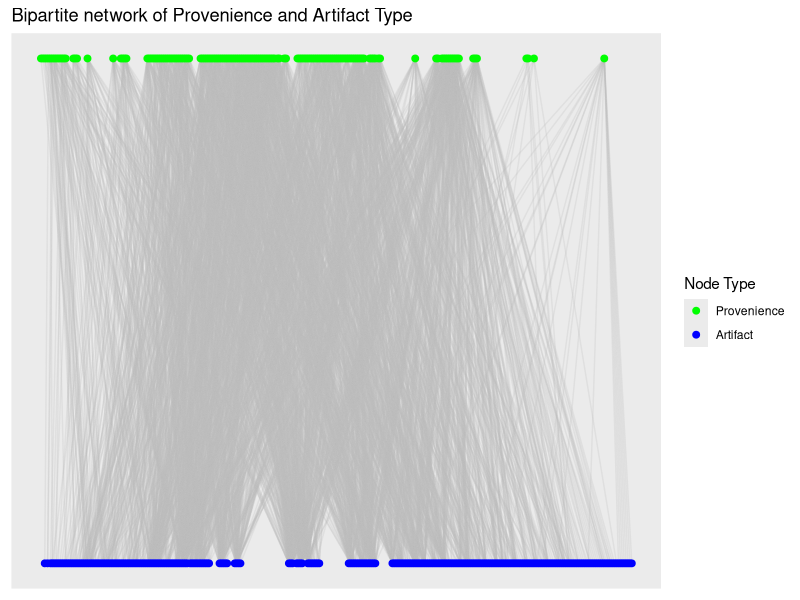
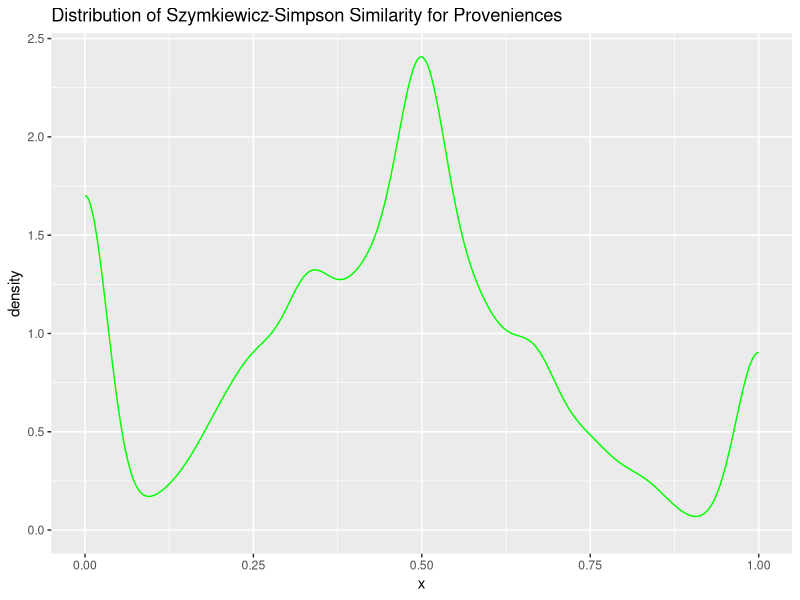
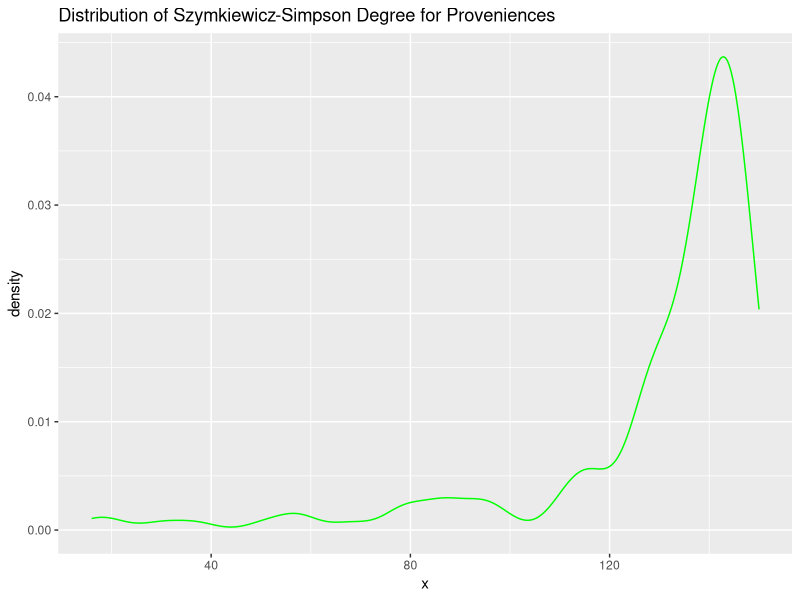
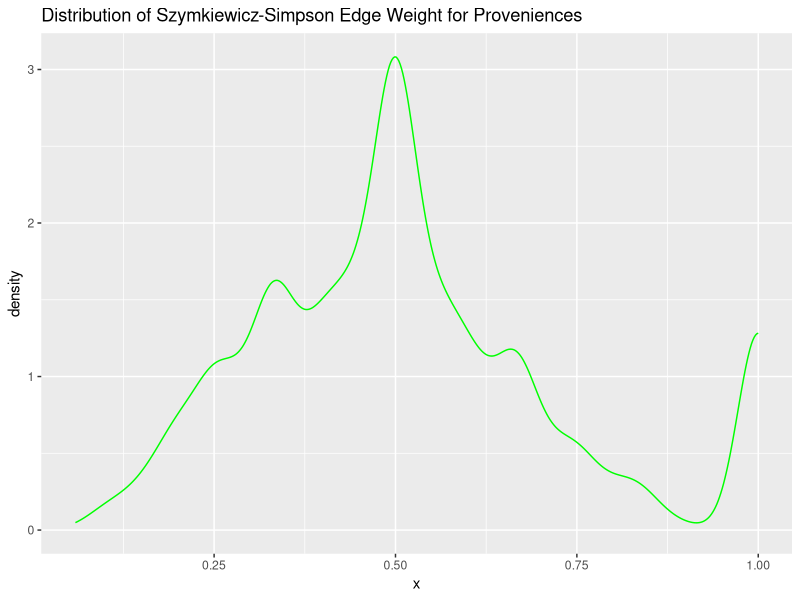
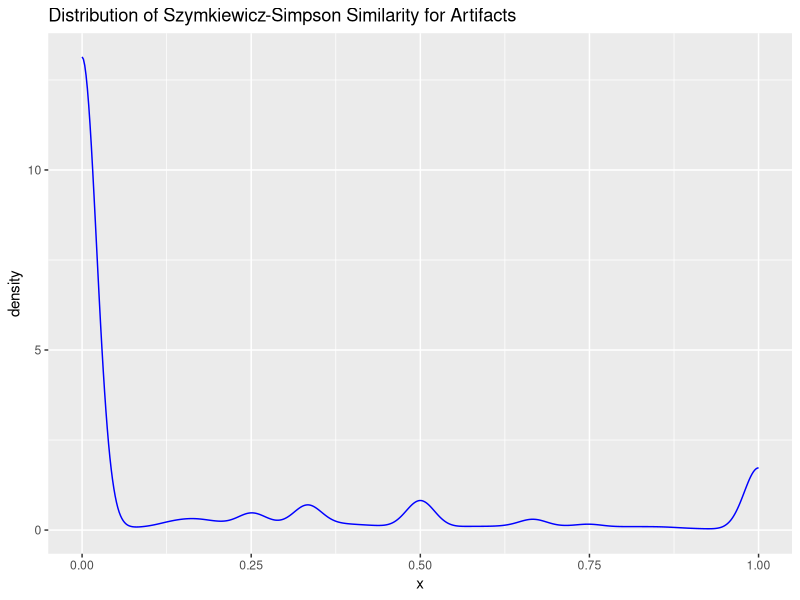
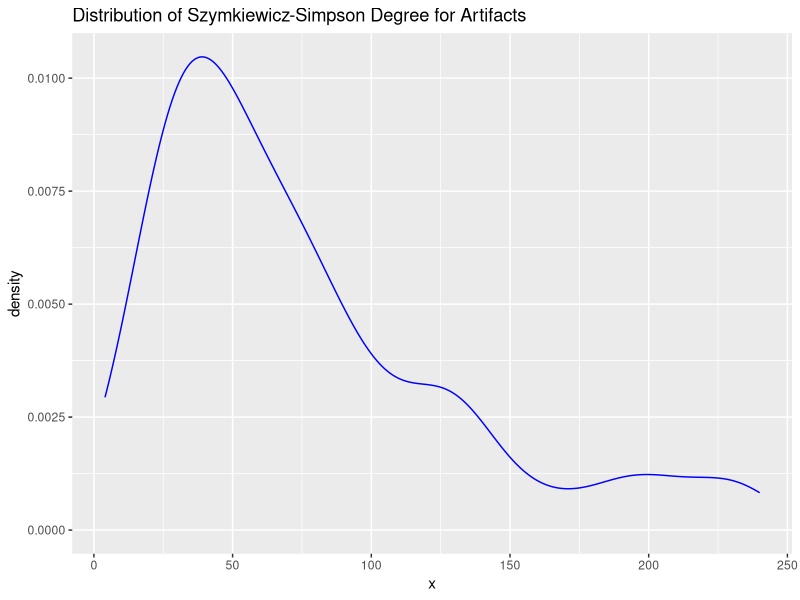
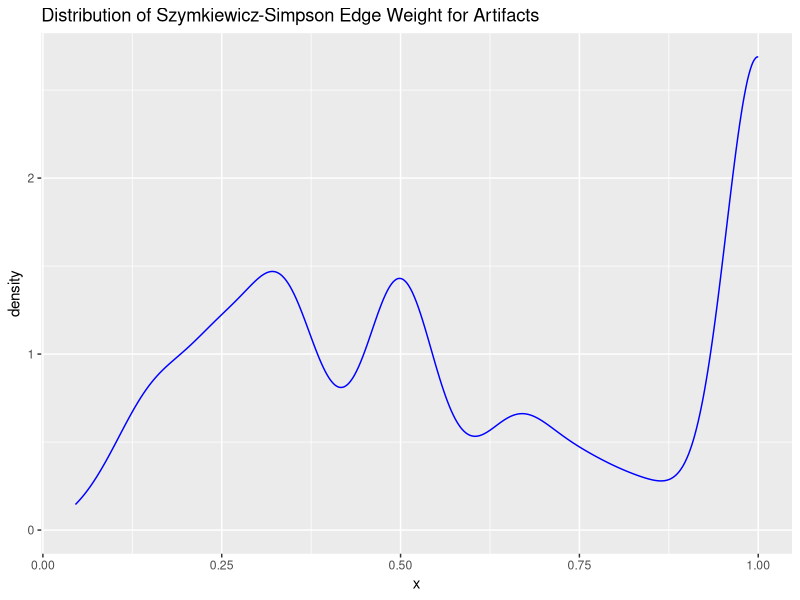
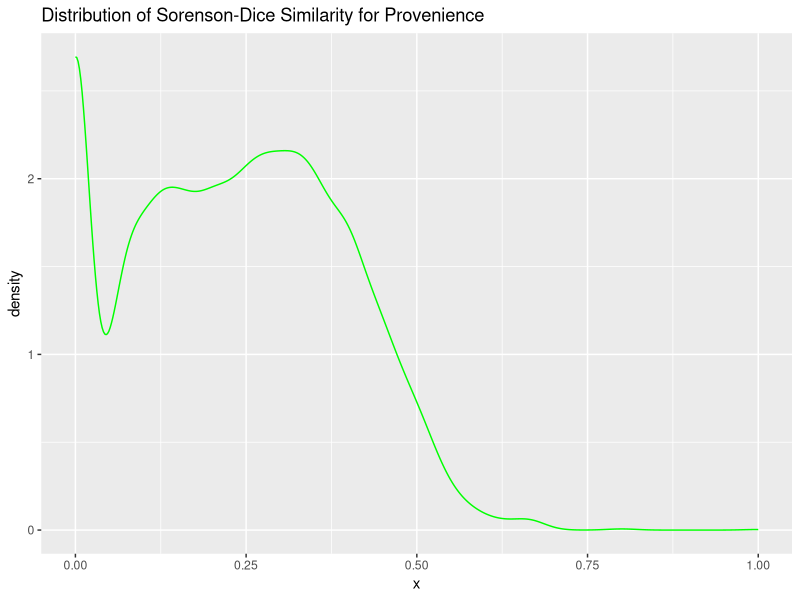

R code for these plots, in order:

require(tidyverse)
require(igraph)
require(ggraph)

# Import data from file ---------------------------------------------------

dat <- read_csv("Catalog_SiteA.csv",
                col_select = c(LEVEL_ID, CODE))

# Create un-weighted bipartite graph --------------------------------------

g_assemblages_bpg <-
  graph_from_data_frame(unique.data.frame(select(dat, LEVEL_ID, CODE)),
                        directed = FALSE)

V(g_assemblages_bpg)$type <-
  bipartite_mapping(g_assemblages_bpg)$type

g_assemblages_bpg_layout <-
  g_assemblages_bpg %>% layout_as_bipartite()

g_assemblages_bpg %>%
  ggraph(layout = g_assemblages_bpg_layout) +
  geom_edge_link(color = "gray", alpha = 0.25) +
  geom_node_point(aes(color = type), size = 2) +
  scale_color_manual(
    values = c("green", "blue"),
    name = "Node Type",
    breaks = c(FALSE, TRUE),
    labels = c("Provenience", "Artifact")
  ) +
  ggtitle("Bipartite network of Provenience and Artifact Type")


# Create incidence matrix from bipartite graph -----------------------------

g_assemblages_bpg_inc <- as_incidence_matrix(g_assemblages_bpg)

# Project one-mode graphs with igraph --------------------------------------

g_assemblages_proj <-
  bipartite_projection(g_assemblages_bpg, multiplicity = TRUE)

g_assemblages_proj_prov <- g_assemblages_proj$proj1

g_assemblages_proj_artifact <- g_assemblages_proj$proj2

# g_assemblages_proj_prov %>%
#   ggraph(layout = "fr") +
#   geom_edge_link(color = "gray", aes(alpha = weight)) +
#   geom_node_point(color = "green", size = 2) +
#   ggtitle("Network of Proveniences")
# 
# g_assemblages_proj_artifact %>%
#   ggraph(layout = "fr") +
#   geom_edge_link(color = "gray", aes(alpha = weight)) +
#   geom_node_point(color = "blue", size = 2) +
#   ggtitle("Network of Artifact Types")


# Project one-mode graphs, Szymkiewicz-Simpson -----------------------------

overlap_coef_bin <- function(x) {
  # Calculate the pairwise sums of non-zero matrix elements to find the number
  # of intersecting elements between each input column
  bin_intersect_mat <- t(x) %*% x
  
  # Calculate the input column sums to find the individual size of each set
  col_sum <- apply(x, 2, function(xx)
    sum(xx != 0))
  
  # Find the smaller of each pair of sets by taking the matrix outer minimum
  min_set_size_mat <- outer(col_sum, col_sum, FUN = pmin)
  
  # Szymkiewicz-Simpson overlap coefficient is the pairwise intersection of two
  # sets divided by the size of the smaller set
  res <- bin_intersect_mat / min_set_size_mat
  
  # Set diagonal to identity
  diag(res) <- 1L
  
  # Assign input column names to rows and columns of return matrix
  dimnames(res) <- list(colnames(x), colnames(x))
  
  return(res)
}


## Project provenience -----------------------------------------------------

prov_adj_ssoc <- overlap_coef_bin(t(g_assemblages_bpg_inc))

prov_ssoc_vals <-
  prov_adj_ssoc[lower.tri(prov_adj_ssoc, diag = FALSE)]

ggplot(data = data.frame(x = c(prov_ssoc_vals)), aes(x = x)) +
  geom_density(color = "green") +
  ggtitle("Distribution of Szymkiewicz-Simpson Similarity for Proveniences")

g_assemblages_proj_prov_oc <-
  graph_from_adjacency_matrix(prov_adj_ssoc,
                              mode = "undirected",
                              weighted = TRUE,
                              diag = FALSE)

# g_assemblages_proj_prov_oc %>%
#   ggraph(layout = "kk") +
#   geom_edge_link(color = "gray", aes(alpha = weight)) +
#   geom_node_point(color = "green", size = 2) +
#   ggtitle("Network of Proveniences")

ggplot(data = data.frame(x = degree(g_assemblages_proj_prov_oc)), aes(x = x)) +
  geom_density(color = "green") +
  ggtitle("Distribution of Szymkiewicz-Simpson Degree for Proveniences")

ggplot(data = data.frame(x = E(g_assemblages_proj_prov_oc)$weight), aes(x = x)) +
  geom_density(color = "green") +
  ggtitle("Distribution of Szymkiewicz-Simpson Edge Weight for Proveniences")


## Project artifact types --------------------------------------------------

artifact_adj_ssoc <- overlap_coef_bin(g_assemblages_bpg_inc)

artifact_ssoc_vals <-
  artifact_adj_ssoc[lower.tri(artifact_adj_ssoc, diag = FALSE)]

ggplot(data = data.frame(x = c(artifact_ssoc_vals)), aes(x = x)) +
  geom_density(color = "blue") +
  ggtitle("Distribution of Szymkiewicz-Simpson Similarity for Artifacts")

g_assemblages_proj_artifact_oc <-
  graph_from_adjacency_matrix(
    artifact_adj_ssoc,
    mode = "undirected",
    weighted = TRUE,
    diag = FALSE
  )

# g_assemblages_proj_artifact_oc %>%
#   ggraph(layout = "kk") +
#   geom_edge_link(color = "gray", aes(alpha = weight)) +
#   geom_node_point(color = "blue", size = 2) +
#   ggtitle("Network of Artifacts")

ggplot(data = data.frame(x = degree(g_assemblages_proj_artifact_oc)), aes(x = x)) +
  geom_density(color = "blue") +
  ggtitle("Distribution of Szymkiewicz-Simpson Degree for Artifacts")

ggplot(data = data.frame(x = E(g_assemblages_proj_artifact_oc)$weight), aes(x = x)) +
  geom_density(color = "blue") +
  ggtitle("Distribution of Szymkiewicz-Simpson Edge Weight for Artifacts")


# Project one-mode graphs, Sorenson-Dice -----------------------------------

soren_dice_sim_bin <- function(x) {
  # Calculate the pairwise sums of non-zero matrix elements to find the number
  # of intersecting elements between each input column
  bin_intersect_mat <- t(x) %*% x
  
  # Calculate the input column sums, to find the individual size of each set
  col_sum <- apply(x, 2, function(xx)
    sum(xx != 0))
  
  # Calculate the matrix outer sums for pairwise sum of set sizes
  set_size_sum_mat <- outer(col_sum, col_sum, FUN = "+")
  
  # Sorenson-Dice index is twice the size of the intersection divided by the
  # sum of the size for each set
  res <- (2 * bin_intersect_mat) / set_size_sum_mat
  
  # Set diagonal to identity
  diag(res) <- 1L
  
  # Assign input column names to rows and columns of return matrix
  dimnames(res) <- list(colnames(x), colnames(x))
  return(res)
  
}

## Project provenience -----------------------------------------------------

prov_adj_sd <- soren_dice_sim_bin(t(g_assemblages_bpg_inc))

prov_sd_vals <-
  prov_adj_sd[lower.tri(prov_adj_sd, diag = FALSE)]

ggplot(data = data.frame(x = prov_sd_vals), aes(x = x)) +
  geom_density(color = "green") +
  ggtitle("Distribution of Sorenson-Dice Similarity for Provenience")

g_assemblages_proj_prov_sd <-
  graph_from_adjacency_matrix(prov_adj_sd,
                              mode = "undirected",
                              weighted = TRUE,
                              diag = FALSE)

g_assemblages_proj_prov_sd %>%
  ggraph(layout = "kk") +
  geom_edge_link(color = "gray", aes(alpha = weight)) +
  geom_node_point(color = "green", size = 2) +
  ggtitle("Network of Proveniences")

ggplot(data = data.frame(x = degree(g_assemblages_proj_prov_sd)), aes(x = x)) +
  geom_density(color = "green") +
  ggtitle("Distribution of Sorenson-Dice Degree for Proveniences")

ggplot(data = data.frame(x = E(g_assemblages_proj_prov_sd)$weight), aes(x = x)) +
  geom_density(color = "green") +
  ggtitle("Distribution of Sorenson-Dice Edge Weight for Proveniences")


## Project artifact types --------------------------------------------------

artifact_adj_sd <- soren_dice_sim_bin(g_assemblages_bpg_inc)

artifact_sd_vals <-
  artifact_adj_sd[lower.tri(artifact_adj_sd, diag = FALSE)]

ggplot(data = data.frame(x = artifact_sd_vals), aes(x = x)) +
  geom_density(color = "blue") +
  ggtitle("Distribution of Sorenson-Dice Similarity for Artifacts")

g_assemblages_proj_artifact_sd <-
  graph_from_adjacency_matrix(artifact_adj_sd,
                              mode = "undirected",
                              weighted = TRUE,
                              diag = FALSE)

# g_assemblages_artifact_prov_sd %>%
#   ggraph(layout = "kk") +
#   geom_edge_link(color = "gray", aes(alpha = weight)) +
#   geom_node_point(color = "green", size = 2) +
#   ggtitle("Network of Artifacts")

ggplot(data = data.frame(x = degree(g_assemblages_proj_artifact_sd)), aes(x = x)) +
  geom_density(color = "blue") +
  ggtitle("Distribution of Sorenson-Dice Degree for Artifacts")

ggplot(data = data.frame(x = E(g_assemblages_proj_artifact_sd)$weight), aes(x = x)) +
  geom_density(color = "blue") +
  ggtitle("Distribution of Sorenson-Dice Edge Weight for Artifacts")


# Project one-mode graphs, Jaccard ----------------------------------------

jaccard_sim_bin <- function(x) {
  # Calculate the pairwise sums of non-zero matrix elements to find the number
  # of intersecting elements between each input column
  bin_intersect_mat <- t(x) %*% x
  
  # Calculate the input column sums to find the individual size of each set
  x_col_sum <- apply(x, 2, function(xx)
    sum(xx != 0))
  
  # Calculate the matrix outer sums for pairwise sum of set sizes
  set_size_sum_mat <- outer(x_col_sum, x_col_sum, FUN = "+")
  
  # Jaccard index is intersection of set sizes over the size of the union of
  # sets
  res <- bin_intersect_mat / (set_size_sum_mat - bin_intersect_mat)
  
  # Set diagonal to identity
  diag(res) <- 1L
  
  # Assign input column names to rows and columns of return matrix
  dimnames(res) <- list(colnames(x), colnames(x))
  
  return(res)
}

## Project provenience -----------------------------------------------------

prov_adj_jacc <- jaccard_sim_bin(t(g_assemblages_bpg_inc))

prov_jacc_vals <-
  prov_adj_jacc[lower.tri(prov_adj_jacc, diag = FALSE)]

ggplot(data = data.frame(x = prov_jacc_vals), aes(x = x)) +
  geom_density(color = "green") +
  ggtitle("Distribution of Jaccard Similarity for Provenience")

g_assemblages_proj_prov_jacc <-
  graph_from_adjacency_matrix(prov_adj_jacc,
                              mode = "undirected",
                              weighted = TRUE,
                              diag = FALSE)

# g_assemblages_proj_prov_jacc %>%
#   ggraph(layout = "kk") +
#   geom_edge_link(color = "gray", aes(alpha = weight)) +
#   geom_node_point(color = "green", size = 2) +
#   ggtitle("Network of Proveniences")

ggplot(data = data.frame(x = degree(g_assemblages_proj_prov_jacc)), aes(x = x)) +
  geom_density(color = "green") +
  ggtitle("Distribution of Jaccard Degree for Proveniences")

ggplot(data = data.frame(x = E(g_assemblages_proj_prov_jacc)$weight), aes(x = x)) +
  geom_density(color = "green") +
  ggtitle("Distribution of Jaccard Edge Weight for Proveniences")


## Project artifact types --------------------------------------------------

artifact_adj_jacc <- jaccard_sim_bin(g_assemblages_bpg_inc)

artifact_jacc_vals <-
  artifact_adj_jacc[lower.tri(artifact_adj_jacc, diag = FALSE)]

ggplot(data = data.frame(x = artifact_jacc_vals), aes(x = x)) +
  geom_density(color = "blue") +
  ggtitle("Distribution of Jaccard Similarity for Artifacts")

g_assemblages_proj_artifact_jacc <-
  graph_from_adjacency_matrix(
    artifact_adj_jacc,
    mode = "undirected",
    weighted = TRUE,
    diag = FALSE
  )

# g_assemblages_proj_prov_jacc %>%
#   ggraph(layout = "kk") +
#   geom_edge_link(color = "gray", aes(alpha = weight)) +
#   geom_node_point(color = "blue", size = 2) +
#   ggtitle("Network of Artifacts")

ggplot(data = data.frame(x = degree(g_assemblages_proj_artifact_jacc)), aes(x = x)) +
  geom_density(color = "blue") +
  ggtitle("Distribution of Jaccard Degree for Artifacts")

ggplot(data = data.frame(x = E(g_assemblages_proj_artifact_jacc)$weight), aes(x = x)) +
  geom_density(color = "blue") +
  ggtitle("Distribution of Jaccard Edge Weight for Artifacts")

# TOM Adjacency -----------------------------------------------------------

tom_adjacency_matrix <- function(adj_mat) {
  l_mat <- adj_mat %*% t(adj_mat)
  
  k_row <- rowSums(adj_mat)
  k_col <- colSums(adj_mat)
  k_min <- outer(k_row, k_col, FUN = pmin)
  
  tom_adj <- (l_mat + adj_mat) / (k_min + 1 - adj_mat)
  
  diag(tom_adj) <- 1
  
  dimnames(tom_adj) <- list(colnames(adj_mat), colnames(adj_mat))
  
  return(tom_adj)
}

## Provenience overlap matrix ----------------------------------------------



## Artifact type overlap matrix --------------------------------------------


# Distribution of sample sizes ---------------------------------------------

require(gridExtra)

grid.arrange(
  ggplot(
    data = data.frame(x = rowSums(g_assemblages_bpg_inc)), 
    aes(x = x)) +
    geom_histogram(color = "gray", fill = "green", bins = 20) +
    ggtitle("Artifact Types per Provenience"),
  
  ggplot(
    data = data.frame(x = colSums(g_assemblages_bpg_inc)), 
    aes(x = x)) +
    geom_histogram(color = "gray", fill = "blue", bins = 20) +
    ggtitle("Occurence per Artifact Type"),
  
  ncol = 2
)



# Comparing similarity measures -------------------------------------------

prov_sims <-
  data.frame(ssoc = prov_ssoc_vals, 
             jacc = prov_jacc_vals, 
             sd = prov_sd_vals)

prov_sims %>% stack() %>%
  ggplot(aes(x = values)) +
  geom_density(color = "green",
               alpha = 0.4) +
  facet_grid(ind ~ ., scales = "free")

artifact_sims <-
  data.frame(ssoc = artifact_ssoc_vals, 
             jacc = artifact_jacc_vals, 
             sd = artifact_sd_vals)

artifact_sims %>% stack() %>% 
  ggplot(aes(x = values)) +
  geom_density(color = "blue",
               alpha = 0.4) + 
  facet_grid(ind ~ ., scales = "free")
